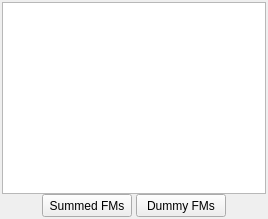
                <widget class="QWidget" name="tabFMs">
                 <attribute name="title">
                  <string>Flow Monitors</string>
                 </attribute>
                 <layout class="QHBoxLayout" name="horizontalLayout" stretch="0">
                  <property name="spacing">
                   <number>2</number>
                  </property>
                  <property name="leftMargin">
                   <number>2</number>
                  </property>
                  <property name="topMargin">
                   <number>2</number>
                  </property>
                  <property name="rightMargin">
                   <number>2</number>
                  </property>
                  <property name="bottomMargin">
                   <number>2</number>
                  </property>
                  <item>
                   <layout class="QVBoxLayout" name="verticalLayout">
                    <property name="spacing">
                     <number>0</number>
                    </property>
                    <property name="leftMargin">
                     <number>0</number>
                    </property>
                    <property name="topMargin">
                     <number>0</number>
                    </property>
                    <property name="rightMargin">
                     <number>0</number>
                    </property>
                    <property name="bottomMargin">
                     <number>0</number>
                    </property>
                    <item>
                     <widget class="QListWidget" name="lst_FlowMonitors">
                      <property name="sizePolicy">
                       <sizepolicy hsizetype="Expanding" vsizetype="Expanding">
                        <horstretch>0</horstretch>
                        <verstretch>0</verstretch>
                       </sizepolicy>
                      </property>
                      <property name="minimumSize">
                       <size>
                        <width>130</width>
                        <height>0</height>
                       </size>
                      </property>
                      <property name="maximumSize">
                       <size>
                        <width>16777215</width>
                        <height>16777215</height>
                       </size>
                      </property>
                      <property name="dragEnabled">
                       <bool>true</bool>
                      </property>
                      <property name="selectionMode">
                       <enum>QAbstractItemView::ExtendedSelection</enum>
                      </property>
                     </widget>
                    </item>
                    <item>
                     <widget class="QTreeWidget" name="trwSummedFMs">
                      <property name="sizePolicy">
                       <sizepolicy hsizetype="Expanding" vsizetype="Expanding">
                        <horstretch>0</horstretch>
                        <verstretch>0</verstretch>
                       </sizepolicy>
                      </property>
                      <property name="minimumSize">
                       <size>
                        <width>120</width>
                        <height>0</height>
                       </size>
                      </property>
                      <property name="maximumSize">
                       <size>
                        <width>16777215</width>
                        <height>0</height>
                       </size>
                      </property>
                      <property name="contextMenuPolicy">
                       <enum>Qt::CustomContextMenu</enum>
                      </property>
                      <property name="acceptDrops">
                       <bool>true</bool>
                      </property>
                      <property name="dragDropMode">
                       <enum>QAbstractItemView::DragDrop</enum>
                      </property>
                      <property name="defaultDropAction">
                       <enum>Qt::IgnoreAction</enum>
                      </property>
                      <property name="headerHidden">
                       <bool>false</bool>
                      </property>
                      <attribute name="headerCascadingSectionResizes">
                       <bool>false</bool>
                      </attribute>
                      <column>
                       <property name="text">
                        <string>Summed FMs:</string>
                       </property>
                       <property name="font">
                        <font>
                         <family>MS Shell Dlg 2</family>
                         <pointsize>8</pointsize>
                         <weight>75</weight>
                         <bold>true</bold>
                        </font>
                       </property>
                      </column>
                     </widget>
                    </item>
                    <item>
                     <widget class="QTreeWidget" name="trwDummyFMs">
                      <property name="sizePolicy">
                       <sizepolicy hsizetype="Expanding" vsizetype="Expanding">
                        <horstretch>0</horstretch>
                        <verstretch>0</verstretch>
                       </sizepolicy>
                      </property>
                      <property name="minimumSize">
                       <size>
                        <width>120</width>
                        <height>0</height>
                       </size>
                      </property>
                      <property name="maximumSize">
                       <size>
                        <width>16777215</width>
                        <height>0</height>
                       </size>
                      </property>
                      <property name="contextMenuPolicy">
                       <enum>Qt::CustomContextMenu</enum>
                      </property>
                      <property name="dragDropMode">
                       <enum>QAbstractItemView::DragOnly</enum>
                      </property>
                      <column>
                       <property name="text">
                        <string>ICM Trace Locations</string>
                       </property>
                       <property name="font">
                        <font>
                         <family>MS Shell Dlg 2</family>
                         <pointsize>8</pointsize>
                         <weight>75</weight>
                         <bold>true</bold>
                        </font>
                       </property>
                      </column>
                      <item>
                       <property name="text">
                        <string>Dummy FMs</string>
                       </property>
                       <property name="font">
                        <font>
                         <family>MS Shell Dlg 2</family>
                         <pointsize>8</pointsize>
                         <weight>75</weight>
                         <bold>true</bold>
                        </font>
                       </property>
                      </item>
                     </widget>
                    </item>
                    <item>
                     <layout class="QHBoxLayout" name="horizontalLayout_7">
                      <property name="spacing">
                       <number>4</number>
                      </property>
                      <property name="leftMargin">
                       <number>0</number>
                      </property>
                      <property name="topMargin">
                       <number>0</number>
                      </property>
                      <item>
                       <spacer name="horizontalSpacer_3">
                        <property name="orientation">
                         <enum>Qt::Horizontal</enum>
                        </property>
                        <property name="sizeHint" stdset="0">
                         <size>
                          <width>40</width>
                          <height>20</height>
                         </size>
                        </property>
                       </spacer>
                      </item>
                      <item>
                       <widget class="QPushButton" name="btnSumPlots">
                        <property name="sizePolicy">
                         <sizepolicy hsizetype="Fixed" vsizetype="Fixed">
                          <horstretch>0</horstretch>
                          <verstretch>0</verstretch>
                         </sizepolicy>
                        </property>
                        <property name="minimumSize">
                         <size>
                          <width>90</width>
                          <height>23</height>
                         </size>
                        </property>
                        <property name="maximumSize">
                         <size>
                          <width>90</width>
                          <height>23</height>
                         </size>
                        </property>
                        <property name="text">
                         <string>Summed FMs</string>
                        </property>
                        <property name="checkable">
                         <bool>true</bool>
                        </property>
                       </widget>
                      </item>
                      <item>
                       <widget class="QPushButton" name="btnDummyFMs">
                        <property name="sizePolicy">
                         <sizepolicy hsizetype="Fixed" vsizetype="Fixed">
                          <horstretch>0</horstretch>
                          <verstretch>0</verstretch>
                         </sizepolicy>
                        </property>
                        <property name="minimumSize">
                         <size>
                          <width>90</width>
                          <height>23</height>
                         </size>
                        </property>
                        <property name="maximumSize">
                         <size>
                          <width>16777215</width>
                          <height>16777215</height>
                         </size>
                        </property>
                        <property name="text">
                         <string>Dummy FMs</string>
                        </property>
                        <property name="checkable">
                         <bool>true</bool>
                        </property>
                       </widget>
                      </item>
                      <item>
                       <spacer name="horizontalSpacer_4">
                        <property name="orientation">
                         <enum>Qt::Horizontal</enum>
                        </property>
                        <property name="sizeHint" stdset="0">
                         <size>
                          <width>40</width>
                          <height>20</height>
                         </size>
                        </property>
                       </spacer>
                      </item>
                     </layout>
                    </item>
                   </layout>
                  </item>
                 </layout>
                </widget>
